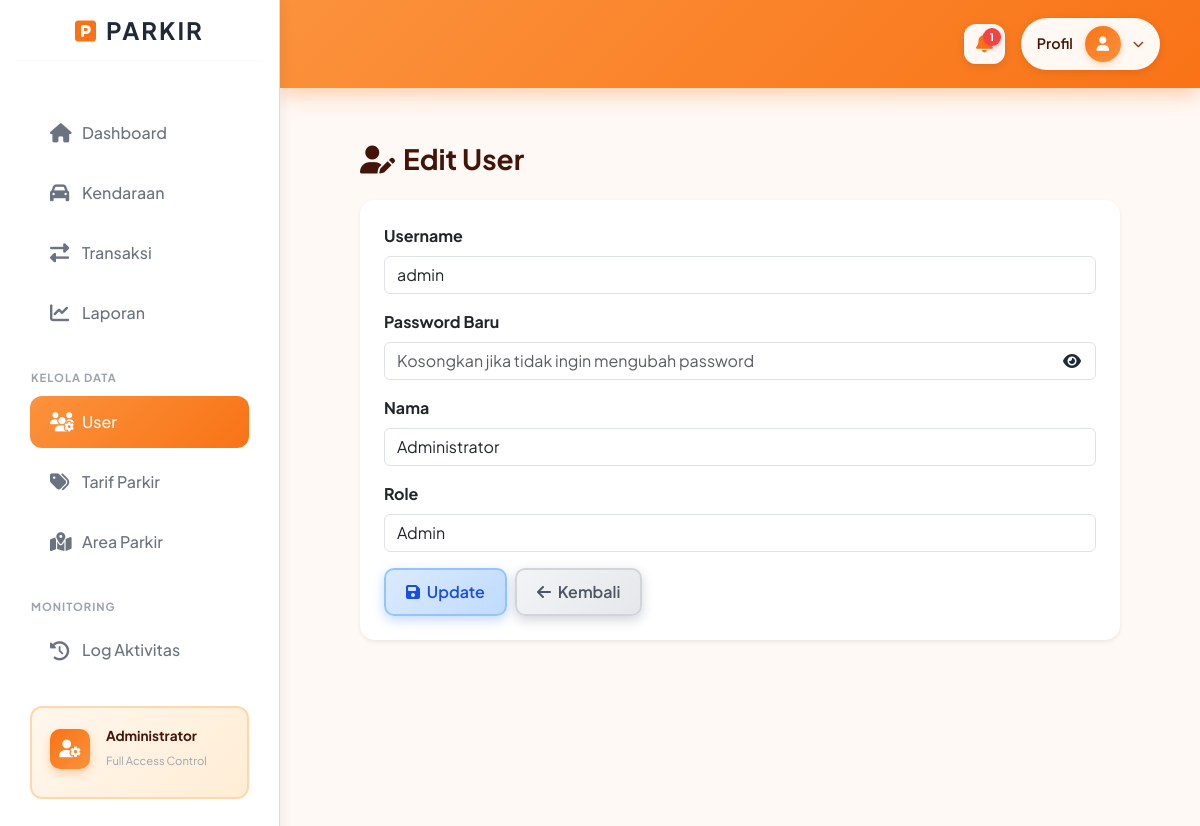
The app's page /index.php?c=User&m=edit&id=1 (signed in) with its own data.
### tables this page shows
CREATE TABLE `tb_user` (
  `id_user` int NOT NULL,
  `username` varchar(50) NOT NULL,
  `password` varchar(255) NOT NULL,
  `nama_lengkap` varchar(100) NOT NULL,
  `role` enum('admin','petugas','owner') NOT NULL,
  `status_aksi` tinyint(1) DEFAULT '1'
);

### controllers/UserController.php (called while the page is built, shortened)
<?php
class UserController {
    public function edit() {
        $id = $_GET['id'];
        $model = new UserModel();
        $data = $model->getById($id);
        include "views/user/edit.php";
    }
}

### config/database.php (called while the page is built)
<?php
class Database {
    public static function connect() {
        return new PDO("mysql:host=localhost;dbname=db_parkir;charset=utf8","root","");
    }
}

### models/UserModel.php (called while the page is built, shortened)
<?php
class UserModel {
  private $db;
  function __construct(){
    $this->db = Database::connect();
  }
  function getById($id){
    $q = $this->db->prepare("SELECT * FROM tb_user WHERE id_user=?");
    $q->execute([$id]);
    return $q->fetch(PDO::FETCH_ASSOC);
  }
}

### views/user/edit.php (the view, shortened to what this page needs)
<?php include "views/layout/header.php"; ?>
<link rel="stylesheet" href="assets/css/halaman.css">
<div class="container-fluid py-4">
    <div class="mb-4">
        <h3 class="fw-bold m-0"><i class="fas fa-user-edit me-2"></i>Edit User</h3>
    </div>
    <div class="card border-0 shadow-sm" style="border-radius: 15px;">
        <div class="card-body p-4">
            <form method="POST" action="index.php?c=User&m=update">
                <div class="mb-3">
                    <label class="form-label fw-bold">Username</label>
                    <input type="text" name="username" class="form-control" value="<?= $data['username'] ?>" required>
                </div>
                <div class="mb-3">
                    <label class="form-label fw-bold">Password Baru</label>
                    <div class="position-relative">
                        <input type="password" name="password" id="passwordField" class="form-control" placeholder="Kosongkan jika tidak ingin mengubah password" style="padding-right: 45px;">
                        <i class="fas fa-eye position-absolute" id="togglePassword" style="right: 15px; top: 50%; transform: translateY(-50%); cursor: pointer; color: #1e293b; font-size: 16px;"></i>
                    </div>
                </div>
                <div class="mb-3">
                    <label class="form-label fw-bold">Nama</label>
                    <input type="text" name="nama_lengkap" class="form-control" value="<?= $data['nama_lengkap'] ?? '' ?>" required>
                </div>
                <div class="mb-3">
                    <label class="form-label fw-bold">Role</label>
                    <select name="role" class="form-control" required>
                        <option value="admin" <?= $data['role'] == 'admin' ? 'selected' : '' ?>>Admin</option>
                    </select>
                </div>
                <div class="d-flex gap-2">
                    <button type="submit" class="btn btn-primary">
                        <i class="fas fa-save me-1"></i> Update
                    </button>
                    <a href="index.php?c=User&m=index" class="btn btn-secondary">
                        <i class="fas fa-arrow-left me-1"></i> Kembali
                    </a>
                </div>
            </form>
        </div>
    </div>
</div>
<?php include "views/layout/footer.php"; ?>

### assets/css/halaman.css (style rules this page uses)
:root { --sidebar-width: 280px; --bg-body: #fff9f5; --bg-sidebar: #ffffff; --accent-color: #f97316; --accent-light: #fff7ed; --text-main: #431407; --text-muted: #9a3412; --border-color: #fed7aa; }
body { font-family: 'Plus Jakarta Sans', sans-serif; background-color: var(--bg-body) !important; color: var(--text-main); }
.btn-primary { background: linear-gradient(135deg, #dbeafe, #bfdbfe) !important; color: #1d4ed8 !important; border: 2px solid #93c5fd !important; border-radius: 10px; padding: 10px 20px; font-weight: 600; transition: all 0.3s ease; box-shadow: 0 4px 12px rgba(59, 130, 246, 0.3); }
.btn-secondary { background: linear-gradient(135deg, #f3f4f6, #e5e7eb) !important; color: #4b5563 !important; border: 2px solid #d1d5db !important; border-radius: 10px; padding: 10px 20px; font-weight: 600; transition: all 0.3s ease; box-shadow: 0 4px 12px rgba(107, 114, 128, 0.3); }
#content, .container-fluid { background-color: #fff9f5 !important; }
.card { background: white !important; }
.card, .table-responsive, table, tbody, thead { position: relative !important; z-index: 1 !important; }

### views/layout/header.php (style rules this page uses)
body { font-family: 'Plus Jakarta Sans', sans-serif; margin: 0; }
.container-fluid { padding: 0 40px 40px 40px; }
.container-fluid { position: relative !important; z-index: 1 !important; }
.card, .card-custom, .table-responsive, table { position: relative !important; z-index: 1 !important; }

### records on screen
tb_user: username "admin", nama_lengkap "Administrator", role "Admin"

### other values on screen
$jumlah_keluar "1"
